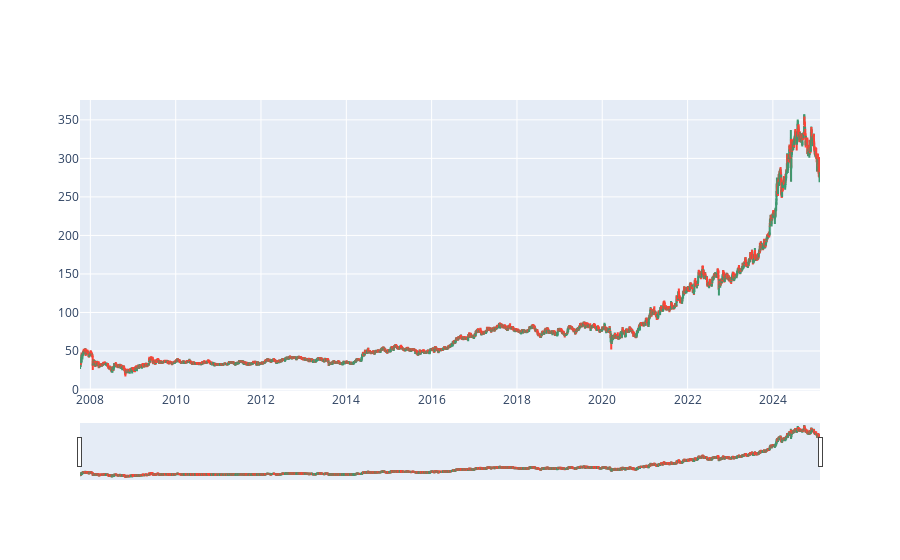

Notebook source saved alongside this figure:
### Code cell
# สร้าง Candlestick Chart
fig = go.Figure(data=[go.Candlestick(
    x=data01['Date'],               # วันที่ (Date)
    open=data01['Open'],            # ราคาต้น (Open)
    high=data01['High'],            # ราคาสูงสุด (High)
    low=data01['Low'],              # ราคาต่ำสุด (Low)
    close=data01['Close']           # ราคาปิด (Close)
)])
# แสดงกราฟ
fig.show()

### Figure 1 — Plotly figure (JSON) as saved in the notebook; plotly's stock layout.template omitted (floating-point values rounded to 4 significant figures; data arrays with more than 128 entries replaced by an {"elided": "..."} marker saying what was removed)
{"data": [{"close": {"elided": "4278 str values"}, "high": {"elided": "4278 str values"}, "low": {"elided": "4278 str values"}, "open": {"elided": "4278 str values"}, "type": "candlestick", "x": {"elided": "4278 str values"}}], "layout": {}}
